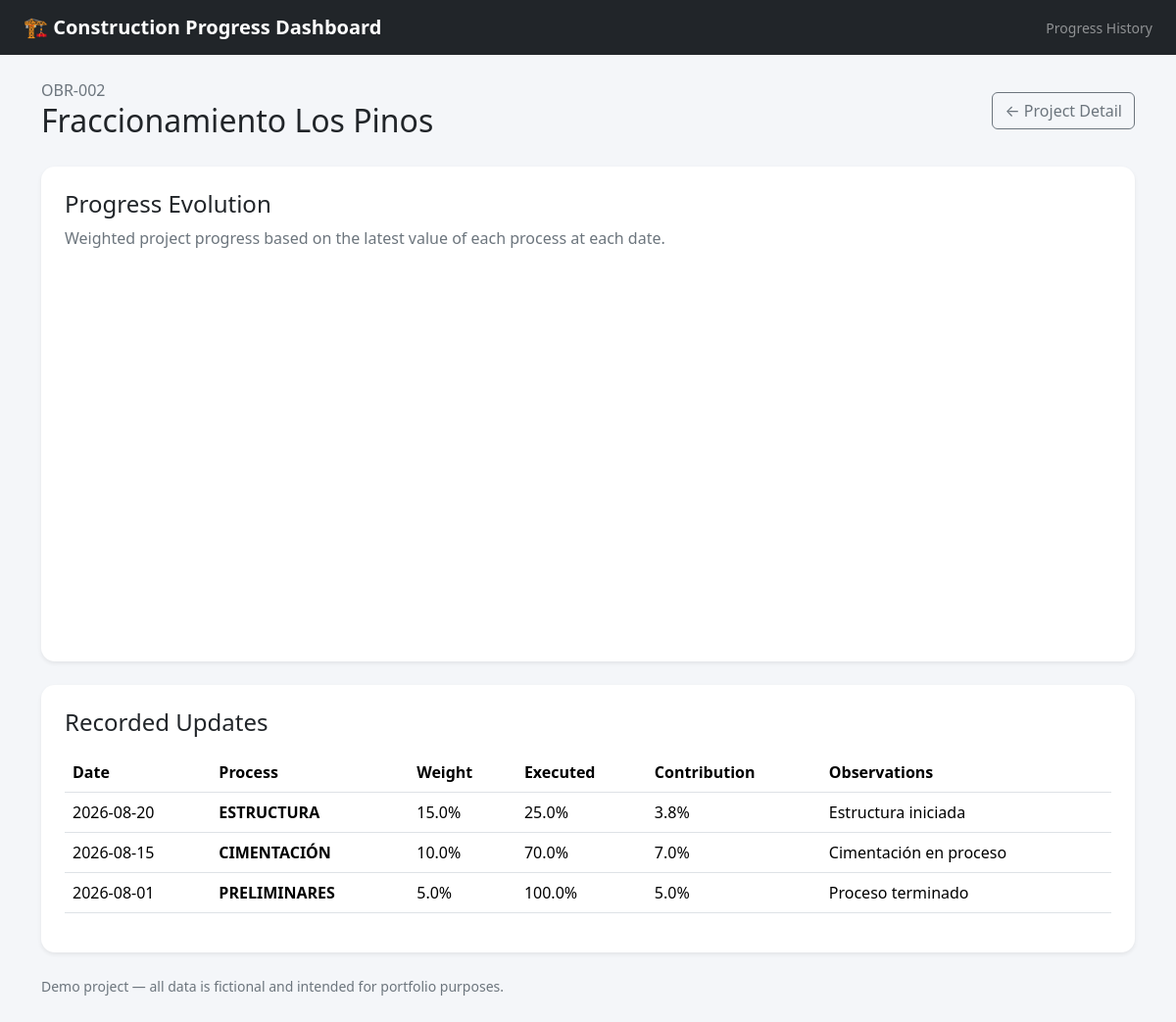
The page /history.php?id=2 on the database its author committed.
### tables this page shows
CREATE TABLE proyectos (
    id INT UNSIGNED AUTO_INCREMENT PRIMARY KEY,
    codigo VARCHAR(30) NOT NULL UNIQUE,
    nombre VARCHAR(150) NOT NULL,
    ubicacion VARCHAR(150) DEFAULT NULL,
    fecha_inicio DATE DEFAULT NULL,
    fecha_fin_estimada DATE DEFAULT NULL,
    estado ENUM('PENDIENTE','EN PROCESO','TERMINADO') NOT NULL DEFAULT 'PENDIENTE',
    activo TINYINT(1) NOT NULL DEFAULT 1,
    created_at TIMESTAMP NOT NULL DEFAULT CURRENT_TIMESTAMP
);

CREATE TABLE avance_detalle (
    id INT UNSIGNED AUTO_INCREMENT PRIMARY KEY,
    proyecto_id INT UNSIGNED NOT NULL,
    proceso_id INT UNSIGNED NOT NULL,
    avance_ejecutado DECIMAL(5,2) NOT NULL DEFAULT 0,
    fecha DATE NOT NULL,
    observaciones VARCHAR(255) DEFAULT NULL,
    created_at TIMESTAMP NOT NULL DEFAULT CURRENT_TIMESTAMP,
    CONSTRAINT fk_avance_proyecto
        FOREIGN KEY (proyecto_id) REFERENCES proyectos(id)
        ON DELETE CASCADE ON UPDATE CASCADE,
    CONSTRAINT fk_avance_proceso
        FOREIGN KEY (proceso_id) REFERENCES catalogo_procesos(id)
        ON DELETE RESTRICT ON UPDATE CASCADE,
    UNIQUE KEY uk_proyecto_proceso_fecha (proyecto_id, proceso_id, fecha)
);

CREATE TABLE catalogo_procesos (
    id INT UNSIGNED AUTO_INCREMENT PRIMARY KEY,
    nombre VARCHAR(100) NOT NULL,
    ponderacion DECIMAL(6,2) NOT NULL DEFAULT 0,
    orden INT NOT NULL DEFAULT 0,
    activo TINYINT(1) NOT NULL DEFAULT 1
);

### public/history.php (the view, shortened to what this page needs)
<?php
$config = require __DIR__ . '/../config/database.php';
$id = filter_input(INPUT_GET, 'id', FILTER_VALIDATE_INT);
try {
    $dsn = "mysql:host={$config['host']};dbname={$config['dbname']};charset={$config['charset']}";
    $pdo = new PDO($dsn, $config['user'], $config['password'], [
        PDO::ATTR_ERRMODE => PDO::ERRMODE_EXCEPTION,
        PDO::ATTR_DEFAULT_FETCH_MODE => PDO::FETCH_ASSOC,
    ]);
    $stmt = $pdo->prepare("SELECT * FROM proyectos WHERE id = :id AND activo = 1");
    $stmt->execute(['id' => $id]);
    $proyecto = $stmt->fetch();
    $stmt = $pdo->prepare("
        SELECT
            ad.fecha,
            c.nombre AS proceso,
            c.ponderacion,
            ad.avance_ejecutado,
            ROUND(c.ponderacion * ad.avance_ejecutado / 100, 2) AS aporte,
            ad.observaciones
        FROM avance_detalle ad
        INNER JOIN catalogo_procesos c ON c.id = ad.proceso_id
        WHERE ad.proyecto_id = :id
        ORDER BY ad.fecha DESC, c.orden ASC
    ");
    $stmt->execute(['id' => $id]);
    $historial = $stmt->fetchAll();
} catch (PDOException $e) {
    http_response_code(500);
    die("Error: " . htmlspecialchars($e->getMessage()));
}
?>
<!doctype html>
<html lang="en">
<head>
<link href="https://cdn.jsdelivr.net/npm/bootstrap@5.3.3/dist/css/bootstrap.min.css" rel="stylesheet">
</head>
<body>
<nav class="navbar navbar-dark bg-dark mb-4">
<div class="container-fluid px-4">
<a href="index.php" class="navbar-brand text-decoration-none">🏗️ Construction Progress Dashboard</a>
<span class="text-white-50 small">Progress History</span>
</div>
</nav>
<main class="container pb-5">
<div class="d-flex flex-wrap justify-content-between align-items-center mb-4 gap-2">
<div>
<div class="text-secondary"><?= htmlspecialchars($proyecto['codigo']) ?></div>
<h1 class="h2 mb-1"><?= htmlspecialchars($proyecto['nombre']) ?></h1>
</div>
<div>
<a href="detail.php?id=<?= (int)$id ?>" class="btn btn-outline-secondary">← Project Detail</a>
</div>
</div>
<div class="card shadow-sm mb-4">
<div class="card-body p-4">
<h2 class="h4">Progress Evolution</h2>
<p class="text-secondary">Weighted project progress based on the latest value of each process at each date.</p>
<div id="historyChart" style="height:380px;"></div>
</div>
</div>
<div class="card shadow-sm">
<div class="card-body p-4">
<h2 class="h4 mb-3">Recorded Updates</h2>
<div class="table-responsive">
<table class="table table-hover align-middle">
<thead>
<tr>
<th>Date</th><th>Process</th><th>Weight</th><th>Executed</th><th>Contribution</th><th>Observations</th>
</tr>
</thead>
<tbody>
<?php foreach ($historial as $row): ?>
<tr>
<td><?= htmlspecialchars($row['fecha']) ?></td>
<td><strong><?= htmlspecialchars($row['proceso']) ?></strong></td>
<td><?= number_format((float)$row['ponderacion'],1) ?>%</td>
<td><?= number_format((float)$row['avance_ejecutado'],1) ?>%</td>
<td><?= number_format((float)$row['aporte'],1) ?>%</td>
<td><?= htmlspecialchars($row['observaciones'] ?? '') ?></td>
</tr>
<?php endforeach; ?>
</tbody>
</table>
</div>
</div>
</div>
<div class="text-secondary small mt-4">Demo project — all data is fictional and intended for portfolio purposes.</div>
</main>
</body>
</html>

### public/history.php (style rules this page uses)
body { background:#f4f6f9 }
.navbar-brand { font-weight:700 }
.card { border:0;border-radius:14px }

### rows shown on the page
proyectos: codigo "OBR-002", nombre "Fraccionamiento Los Pinos"
avance_detalle: fecha "2026-08-20", proceso.nombre "ESTRUCTURA", proceso.ponderacion "15.0", avance_ejecutado "25.0", aporte "3.8", observaciones "Estructura iniciada"
avance_detalle: fecha "2026-08-15", proceso.nombre "CIMENTACIÓN", proceso.ponderacion "10.0", avance_ejecutado "70.0", aporte "7.0", observaciones "Cimentación en proceso"
avance_detalle: fecha "2026-08-01", proceso.nombre "PRELIMINARES", proceso.ponderacion "5.0", avance_ejecutado "100.0", aporte "5.0", observaciones "Proceso terminado"
